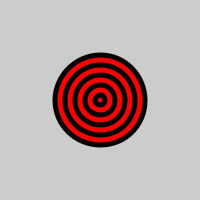
Frame 1 (no input)
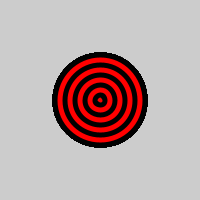
Frame 60 (the mouse pressed at the canvas centre just before this capture)
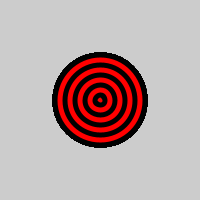
Frame 120 (the mouse held since frame 60 and released just before this capture)

The Processing sketch that drew these frames (run headless with seeded random() and noise(); from frame 60 on, the mouse is pressed at the canvas centre):

// Processing sketch: bullseye
// ── bullseye.pde

void setup() {
 
  size(200,200);
  
}

void draw() {
  color c1 = color(0,0,0);
  color c2 = color(255,0,0);
  int size = 95;
  fill(c2);
  
  for(int i = 0; i < 9; i++) {
    if(i % 2 == 0) {
      stroke(c1);
      strokeWeight(10);
    }
    else {
      stroke(c2);
    }
  ellipse(100,100,size-10,size-10); 
  size-=10;
  }
  
  //Use an if statement and modulo to alternate the color of your rings.
  
  
}
